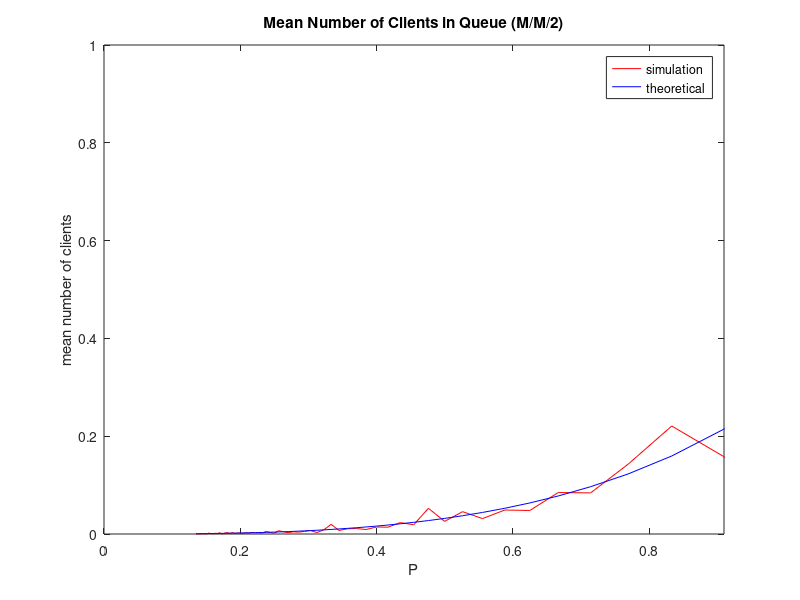
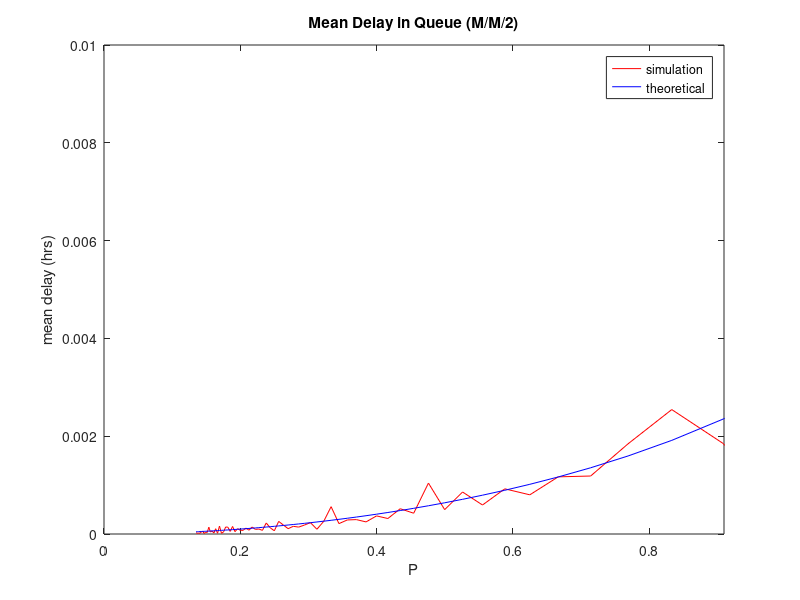
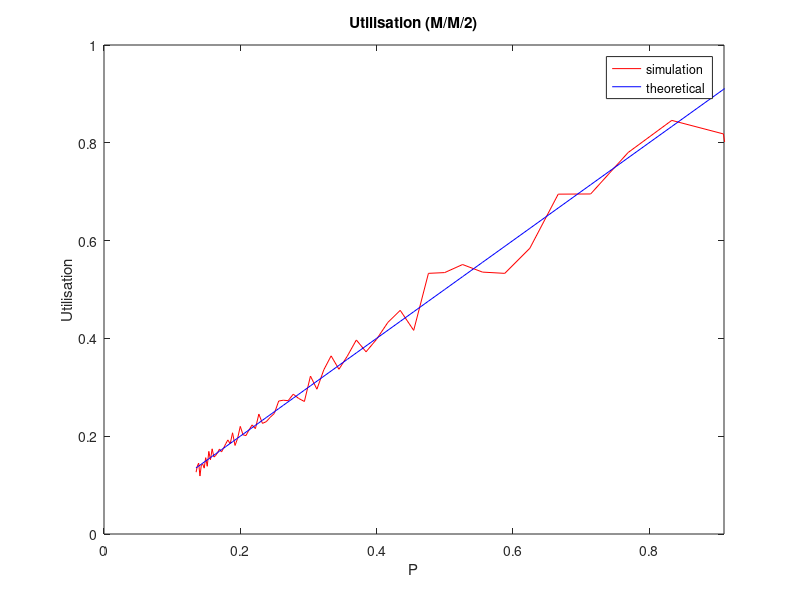

MATLAB code for these plots, in order:
%implementation of a simple M/M/k

% clear
clear;
clc;

% simulating parameters
sim_num = 64;                       % simulation times
sim_packets = 800;                  % number of clients to be simulated

% queueing system parameters
k = 2;                              % M/M/k
queue_lim = 200000;                 % system limit
service_mean_time=0.01;             % miu
arrival_mean_time(1:sim_num+1)=0.01;% lamda

% result vectors
util(1:sim_num+1) = 0;
avg_num_in_queue(1:sim_num+1) = 0;
avg_delay_in_queue(1:sim_num+1) = 0;
P(1:sim_num+1) = 1;


% performing sim_num times simulations
for j=1:sim_num
    
    % increasing the mean arrrival time
    arrival_mean_time(j+1)=arrival_mean_time(j) + 0.001;
    
    % initialization
    sim_time = 0.0;
    time_last_event=0.0;
    
    server_status(1:k) = 0;                 % all servers empty at first
    num_server_busy=0;

    num_clients_count=0;                    % number of clients ever entered system
    num_clients_in_queue=0;                 % number of pkts in queue
    
    time_in_queue=0.0;
    time_in_server=0.0;
    
    % next arrival event
    time_next_arrival_event = sim_time + exprnd(arrival_mean_time(j+1));
    
    % next departure events
    time_next_departure_event(1:k) = exp(30);
    % well, even so, next arrival time may exceed it. but we ignore it here
        
    disp(['Launching Simulation...',num2str(j)]);
    
    while(num_clients_count < sim_packets)
        
        min_time_next_event = exp(29);
        
        % 0 for no event; -1 for arrival event; i>0 for departure from server i event
        type_of_event = 0;
        
        if (time_next_arrival_event < min_time_next_event)
            min_time_next_event = time_next_arrival_event;
            type_of_event = -1; % arrival event 
        end
        
        for i=1:k
            if(time_next_departure_event(i) < min_time_next_event)
                min_time_next_event = time_next_departure_event(i);
                type_of_event = i; % depature from server i event
            end;
        end
        
        if(type_of_event == 0)
            disp(['no event in time ',num2str(sim_time)]);
        end
        
        % update the time values
        sim_time = min_time_next_event;
        time_since_last_event = sim_time - time_last_event;
        time_last_event = sim_time;
        
        time_in_queue = time_in_queue + num_clients_in_queue * time_since_last_event ;
        
        time_in_server = time_in_server + num_server_busy * time_since_last_event;
        
        
        if (type_of_event == -1)
            % --------------------- arrival --------------------------
            num_clients_count = num_clients_count + 1;
            time_next_arrival_event = sim_time + exprnd(arrival_mean_time(j+1));
            
            if(num_server_busy == k)
                
                num_clients_in_queue = num_clients_in_queue + 1 ;
                
                if(num_clients_in_queue > queue_lim)
                    disp(['queue size = ', num2str(num_clients_in_queue)]);
                    disp(['System Crash at ',num2str(sim_time)]);
                    pause
                end
                
            else
                num_server_busy = num_server_busy + 1;
                
                empty_servers = find(server_status == 0);
                empty_servers = empty_servers(randperm(length(empty_servers)));
                server_status(empty_servers(1)) = 1;
                time_next_departure_event(empty_servers(1)) = sim_time + exprnd(service_mean_time);
            end
            
        elseif (type_of_event > 0)
            % ---------------------- departure -----------------------
            server_status(type_of_event) = 0;
            time_next_departure_event(type_of_event) = exp(30);

            if(num_clients_in_queue == 0)
                num_server_busy = num_server_busy - 1;                
            else
                num_clients_in_queue = num_clients_in_queue - 1;

                empty_servers = find(server_status == 0);
                empty_servers = empty_servers(randperm(length(empty_servers)));
                server_status(empty_servers(1)) = 1;
                time_next_departure_event(empty_servers(1)) = sim_time + exprnd(service_mean_time);
            end
            
        end
        
    end
    
    %results output
    util(j+1) = time_in_server/sim_time;
    avg_num_in_queue(j+1) = time_in_queue/sim_time;
    avg_delay_in_queue(j+1) = time_in_queue/num_clients_count;
    P(j+1) = service_mean_time./arrival_mean_time(j+1);
    
end

theoretical_avg_num_in_queue = (P .* (P .^ k))./(k * ((1 - P./k).^2)*factorial(k).*((P.^k)./(factorial(k)-P*factorial(k-1))+exp(P).*gammainc(k,P)./gamma(k)));
theoretical_avg_delay = (k*(P.^k)*gamma(k))./((k-P).*((k*(P.^k)*(1./service_mean_time)*gamma(k))-(exp(P).*((1./arrival_mean_time)-k*(1./service_mean_time))*factorial(k).*gammainc(k,P))));

%----------------------graphs--------------------------------
figure('name',['Mean Number of Clients in Queue (M/M/',int2str(k),')']);
plot(P,avg_num_in_queue,'r',P,theoretical_avg_num_in_queue,'b');
legend('simulation','theoretical');
title(['Mean Number of Clients in Queue (M/M/',int2str(k),')']);
xlabel('P');
ylabel('mean number of clients');
axis([0 0.91 0 1]);

figure('name',['Mean Delay in Queue (M/M/',int2str(k),')']);
plot(P,avg_delay_in_queue,'r',P,theoretical_avg_delay,'b');
legend('simulation','theoretical');
title(['Mean Delay in Queue (M/M/',int2str(k),')']);
xlabel('P');
ylabel('mean delay (hrs)');
axis([0 0.91 0 0.01]);

figure('name', ['Utilisation (M/M/',int2str(k),')']);
plot(P,util,'r',P,P,'b');
legend('simulation','theoretical');
title(['Utilisation (M/M/',int2str(k),')']);
xlabel('P');
ylabel('Utilisation');
axis([0 0.91 0 1]);



